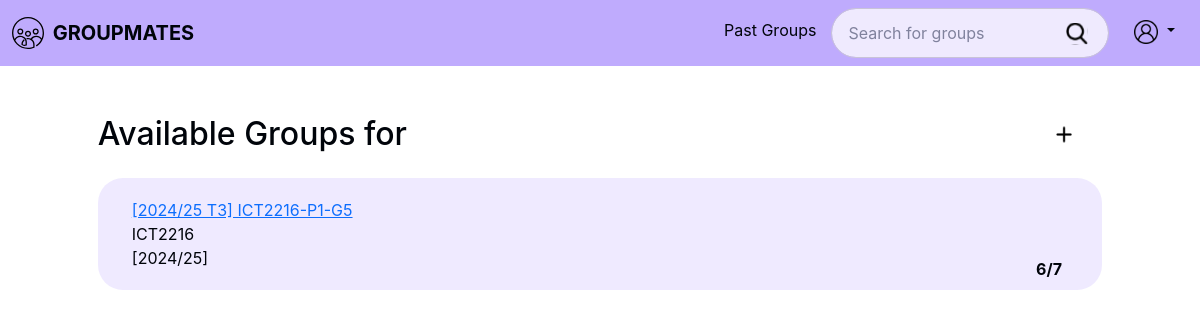
Before: /groups.php (signed in) with the older database file.
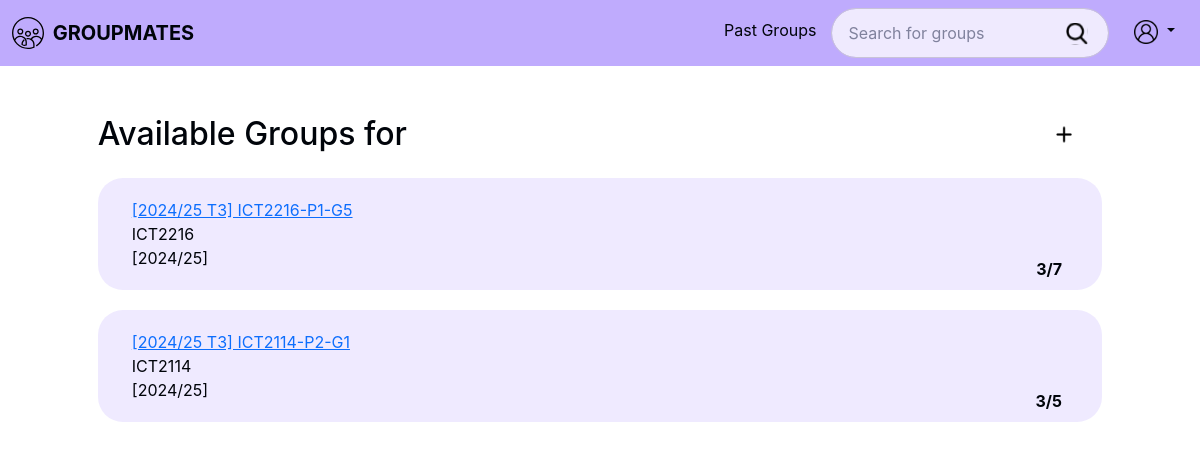
After: the same page with the newer database file.
### tables this page shows
CREATE TABLE `groups` (
  groupId INT AUTO_INCREMENT PRIMARY KEY,
  groupName VARCHAR(255) NOT NULL,
  acadYear VARCHAR(20) NOT NULL,
  trimester VARCHAR(10) NOT NULL,
  moduleCode VARCHAR(20) NOT NULL,
  labGroupCode VARCHAR (10) NULL,
  groupNumber INT NOT NULL,
  noOfMembers INT NOT NULL DEFAULT 0,
  maxGroupSize INT NOT NULL,
  groupStatus ENUM('active', 'inactive', 'closed') NOT NULL, 
  FOREIGN KEY (moduleCode) REFERENCES modules (moduleCode) ON DELETE RESTRICT,
  FOREIGN KEY (labGroupCode, moduleCode) REFERENCES labGroups (labGroupCode, moduleCode) ON DELETE RESTRICT
);

### src/Boundary/GroupPageController.php (called while the page is built, shortened)
<?php
class GroupPageController
{
    private GroupControl $groupControl;
    public function __construct(GroupControl $groupControl, GroupMembershipControl $groupMembershipControl, PDO $pdo)
    {
        $this->groupControl = $groupControl;
    }
    public function listAllActiveGroups(): array
    {
        return $this->groupControl->getAllActiveGroups();
    }
}
?>

### src/Control/GroupControl.php (called while the page is built, shortened)
<?php
class GroupControl
{
    private GroupRepository $groupRepo;
    public function __construct(
        GroupRepository $groupRepo,
        GroupMembershipRepository $groupMembershipRepo
    ) {
        $this->groupRepo = $groupRepo;
    }
    public function getAllActiveGroups(): array
    {
        return $this->groupRepo->getAllActiveGroups();
    }
}
?>

### src/Mapper/GroupMapper.php (called while the page is built, shortened)
<?php
class GroupMapper implements GroupRepository
{
    private PDO $dbConnection;
    public function __construct(PDO $dbConnection)
    {
        $this->dbConnection = $dbConnection;
    }
    private function mapRowToGroup(array $row): Group
    {
        $group = new Group(
            $row['acadYear'],
            $row['trimester'],
            $row['moduleCode'],
            $row['labGroupCode'],
            (int) $row['groupNumber'],
            (int) $row['maxGroupSize'],
            $row['groupStatus'],
            (int) $row['noOfMembers']
        );
        $group->assignGroupId((int) $row['groupId']);
        $group->assignGroupName($row['groupName']);
        return $group;
    }
    public function getAllActiveGroups(): array
    {
        $stmt = $this->dbConnection->prepare("SELECT * FROM `groups` WHERE groupStatus = 'active'");
        $stmt->execute();
        $groups = [];
        while ($row = $stmt->fetch(PDO::FETCH_ASSOC)) {
            $group = $this->mapRowToGroup($row);
            $groups[] = $group;
        }
        return $groups;
    }
}
?>

### src/Entity/Group.php (called while the page is built, shortened)
<?php
class Group
{
    private int $groupId;
    private string $groupName;
    private string $acadYear;
    private string $moduleCode;
    private int $noOfMembers;
    private int $maxMembers;
    public function getGroupId(): int
    {
        return $this->groupId;
    }
    public function getGroupName(): string
    {
        return $this->groupName;
    }
    public function getAcadYear(): string
    {
        return $this->acadYear;
    }
    public function getModuleCode(): string
    {
        return $this->moduleCode;
    }
    public function getNoOfMembers(): int
    {
        return $this->noOfMembers;
    }
    public function getMaxMembers(): int
    {
        return $this->maxMembers;
    }
    private function setGroupId(int $groupId): void
    {
        $this->groupId = $groupId;
    }
    private function setGroupName(string $groupName): void
    {
        $this->groupName = $groupName;
    }
    private function setAcadYear(string $acadYear): void
    {
        $this->acadYear = $acadYear;
    }
    private function setModuleCode(string $moduleCode): void
    {
        $this->moduleCode = $moduleCode;
    }
    private function setNoOfMembers(int $noOfMembers): void
    {
        $this->noOfMembers = $noOfMembers;
    }
    private function setMaxMembers(int $maxMembers): void
    {
        $this->maxMembers = $maxMembers;
    }
}
?>

### public/groups.php (the view, shortened to what this page needs)
<?php
require_once __DIR__ . '/../src/bootstrap.php';
$groupRepo = new GroupMapper($pdo);
$groupMembershipRepo = new GroupMembershipMapper($pdo);
$groupJoinRequestsRepo = new GroupJoinRequestsMapper($pdo);
$groupControl = new GroupControl($groupRepo, $groupMembershipRepo);
$groupMembershipControl = new GroupMembershipControl($groupMembershipRepo, $groupRepo, $groupJoinRequestsRepo);
$controller = new GroupPageController($groupControl, $groupMembershipControl, $pdo);
$groups = $controller->listAllActiveGroups();
?>
<div class="container">
    <div class="group-wrapper">
        <div class="title d-flex justify-content-between mb-4">
            <h2 class="m-0">Available Groups for </h2>
            <a href="group_create.php" class="text-decoration-none d-flex">
                <img src="img/plus.svg" alt="Add Group" class="w-100 add-group" />
            </a>
        </div>
        <?php if (count($groups) > 0): ?>
            <?php foreach ($groups as $group): ?>
                <div class="group-item">
                    <a href="group_info.php?groupId=<?= $group->getGroupId() ?>">
                        <?= htmlspecialchars($group->getGroupName()) ?>
                    </a>
                    <span class="module"><?= htmlspecialchars($group->getModuleCode()) ?></span>
                    <span class="acad-term">[<?= htmlspecialchars($group->getAcadYear()) ?>]</span>
                    <span class="member-count"><?= $group->getNoOfMembers() ?>/<?= $group->getMaxMembers() ?></span>
                </div>
            <?php endforeach; ?>
        <?php else: ?>
            <p>No groups found.</p>
        <?php endif; ?>
    </div>
</div>
<?php
$content = ob_get_clean();
include '_layout.php';
?>

### public/_layout.php (shortened to what this page needs)
<!DOCTYPE html>
<html lang="en">
<head>
    <link rel="stylesheet" href="/bootstrap-offline/css/bootstrap.css">
    <link rel="stylesheet" href="/css/style.css">
    <link rel="stylesheet" href="/css/home.css">
    <link rel="stylesheet" href="/css/group.css">
    <link rel="stylesheet" href="/css/profile.css">
</head>
<body>
    <?php include 'nav.php'; ?>
    <div class="initial my-5">
        <?= $content ?? '' ?>
    </div>
</body>
</html>

### public/nav.php (shortened to what this page needs)
<?php
$isLoggedIn = isset($_SESSION['user']);
?>
<nav class="navbar navbar-expand-lg fixed-top">
    <div class="container-fluid">
        <a class="navbar-brand logo-wrapper" href="index.php">
            <img class="logo" src="img/logo.svg" alt="Logo" />
            <span class="text">GROUPMATES</span>
        </a>
        <?php if ($isLoggedIn): ?>
            <div class="nav-group">
                <a class="nav-link" href="#">Past Groups</a>
                <form class="search-wrapper d-flex m-0" role="search">
                    <input class="search form-control me-2" type="search" placeholder="Search for groups"
                        aria-label="Search" />
                    <button type="submit"><img class="w-100" src="img/search.svg" /></button>
                </form>
                <div class="nav-link dropdown">
                    <div href="#" class="profile dropdown-toggle" data-bs-toggle="dropdown" aria-expanded="false">
                        <img src="img/profile.svg" alt="Profile" />
                    </div>
                </div>
            </div>
        <?php else: ?>
            <div class="nav-group ms-auto">
                <a class="btn btn-outline-primary" href="register.php">No account? Register</a>
            </div>
        <?php endif; ?>
    </div>
</nav>

### public/css/style.css (style rules this page uses)
:root { --text: #00040A; --text-secondary: #666666; --background: #FFFFFF; --primary: #7B57FF; --secondary: #BfABFD; --secondary-25: rgb(191, 171, 253, 0.25); --accent: #A343FA; --accent-25: rgb(163, 67, 250, 0.25); --danger: #FF7368; --success: #35D6A0; }
html, body { margin: 0; padding: 0; font-family: 'Inter', sans-serif; font-size: 16px; color: var(--text); background-color: var(--background); }
.initial { padding-top: 45px; }
nav { background-color: var(--secondary); }
nav .nav-link { color: var(--text); text-decoration: none; padding: 10px 15px; }
nav .nav-group { display: flex; flex-direction: row; }
.form-control.search { margin-bottom: 0; }
nav button { background: none; position: absolute; right: 8%; top: 50%; transform: translateY(-50%); border: 0; width: 12%; }
nav .search-wrapper { position: relative; }
nav .search { border-radius: 25px; opacity: 0.75; padding-left: 16px; }
.logo-wrapper { display: flex; align-items: center; gap: 5%; }
.logo { width: 32px; }
.logo-wrapper .text { color: var(--text); font-weight: bold; }

### public/css/home.css (style rules this page uses)
.group-wrapper, .info-wrapper { width: 80%; margin: 2% auto; }
.group-wrapper .title, .info-wrapper .title { margin-bottom: 5%; padding-right: 3%; }
.group-item { cursor: pointer; }
.group-item, .info-item { position: relative; background-color: var(--secondary-25); padding: 20px; padding-left: 34px; border-radius: 25px; margin-bottom: 5%; }
.group-item > span, .info-item > span { display: block; }
.member-count, .leader { position: absolute; right: 4%; }
.member-count { bottom: 8%; font-weight: bold; }
@media screen and (max-width: 1280px) { .group-container .title, .info-container .title, .group-item { margin-bottom: 2%; } }
@media screen and (max-width: 1280px) { .group-wrapper, .info-wrapper { width: 90%; } }

### public/css/group.css (style rules this page uses)
.form-control, .form-select { border-radius: 8px; border: 1px solid #ccc; padding: 12px; margin-bottom: 20px; font-size: 1rem; }

### public/css/profile.css (style rules this page uses)
.profile { width: 90%; margin: auto; }

Changed rows visible on the page:
changed groups "[2024/25 T3] ICT2216-P1-G5": noOfMembers "6" → "3"
added groups: groupName "[2024/25 T3] ICT2114-P2-G1", moduleCode "ICT2114", acadYear "2024/25", noOfMembers "3", maxGroupSize "5"
